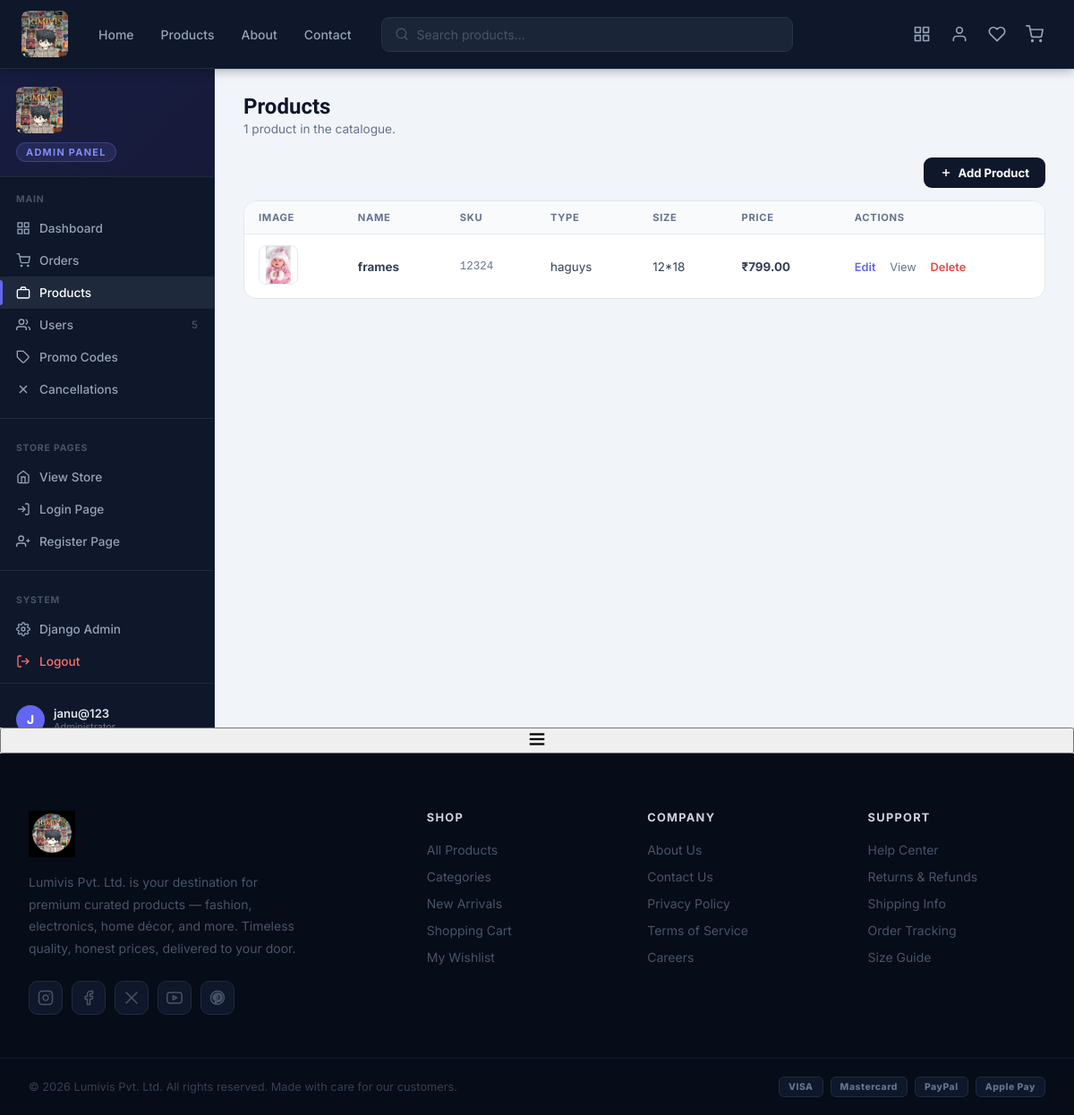
The page /admin-panel/?s=products (signed in) on the database as committed earlier.
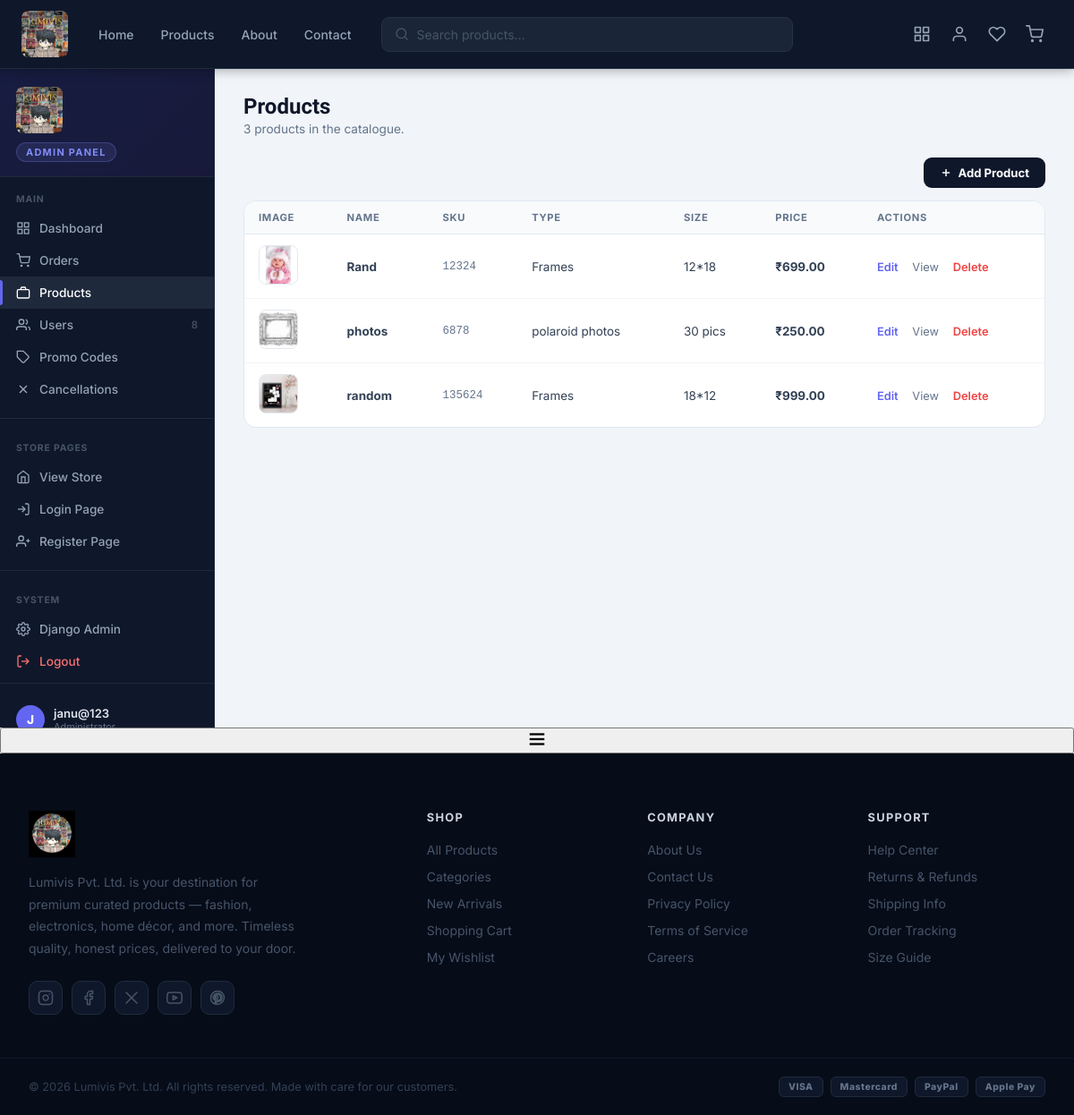
The same page on the database as committed later.
### products/models.py (models this page shows, shortened)
class Product(models.Model):
    name = models.CharField(max_length=100)
    product_id = models.CharField(max_length=50, unique=True)
    product_type = models.CharField(max_length=50)
    product_size = models.CharField(max_length=50)
    thumbnail = models.ImageField(upload_to='products/thumb/', null=True, blank=True)
    description = models.TextField()
    price = models.DecimalField(max_digits=10, decimal_places=2)
    image = models.ImageField(upload_to='products/', null=True, blank=True)

### products/views.py (the view, shortened to what this page needs)
# urls.py: path('admin-panel/', views.admin_panel, name='admin_panel'),
@login_required(login_url='/login/')
def admin_panel(request):
    if not request.user.is_staff:
        messages.error(request, 'Access denied. Admin privileges required.')
        return redirect('home')
    section       = request.GET.get('s', 'dashboard')
    status_filter = request.GET.get('status', '').strip()
    edit_product = None
    if section == 'edit_product':
        edit_pk = request.GET.get('pk', '').strip()
        if edit_pk:
            edit_product = get_object_or_404(Product, pk=edit_pk)
    cancel_requests = CancelRequest.objects.select_related('order').order_by('-requested_at')
    return render(request, 'products/admin_panel.html', {
        'section':          section,
        'status_filter':    status_filter,
        'status_choices':   [],
        'orders':           Order.objects.order_by('-created_at'),
        'recent_orders':    Order.objects.order_by('-created_at')[:10],
        'products':         Product.objects.order_by('name'),
        'users':            User.objects.order_by('-date_joined')[:30],
        'promos':           promocode.objects.order_by('-expiry_date'),
        'top_products':     [],
        'edit_product':     edit_product,
        'cancel_requests':  cancel_requests,
        'pending_cancels':  cancel_requests.filter(status='pending').count(),
        'stats': {
            'order_count':     Order.objects.count(),
            'revenue':         sum(o.total for o in Order.objects.all()),
            'today_orders':    Order.objects.filter(created_at__date=timezone.now().date()).count(),
            'product_count':   Product.objects.count(),
            'user_count':      User.objects.count(),
            'pending_count':   Order.objects.filter(status='pending').count(),
            'delivered_count': Order.objects.filter(status='delivered').count(),
            'wishlist_count':  Wishlist.objects.count(),
        },
        'by_status': {},
    })

### products/context_processors.py (called while the page is built)
def cart(request):
    session_cart = request.session.get('cart', {})
    count = sum(session_cart.values())
    return {'cart_count': count}

### products/templates/products/admin_panel.html (shortened to what the changed rows need)
{% extends 'products/base.html' %}
{% load static %}
{% block content %}
<div class="ap-shell">
  <aside class="ap-sidebar" id="apSidebar">
    <div class="ap-nav-group">
      <a href="?s=users" class="ap-nav-item {% if section == 'users' %}active{% endif %}">
        <svg width="16" height="16" viewBox="0 0 24 24" fill="none" stroke="currentColor" stroke-width="2"><path d="M17 21v-2a4 4 0 0 0-4-4H5a4 4 0 0 0-4 4v2"/><circle cx="9" cy="7" r="4"/><path d="M23 21v-2a4 4 0 0 0-3-3.87"/><path d="M16 3.13a4 4 0 0 1 0 7.75"/></svg>
        Users
        <span style="margin-left:auto;font-size:0.72rem;color:#475569;">{{ stats.user_count }}</span>
      </a>
    </div>
  </aside>
  <main class="ap-main">
    {% if section == 'dashboard' %}
    <div class="ap-dash-hero">
      <div class="ap-dash-hero-left">
        <div class="ap-breadcrumb">
          <svg width="13" height="13" viewBox="0 0 24 24" fill="none" stroke="currentColor" stroke-width="2"><rect x="3" y="3" width="7" height="7"/><rect x="14" y="3" width="7" height="7"/><rect x="14" y="14" width="7" height="7"/><rect x="3" y="14" width="7" height="7"/></svg>
          Dashboard
        </div>
        <h1 class="ap-page-title">Welcome back, {{ user.first_name|default:user.username }}!</h1>
        <p class="ap-page-sub">Here's a live overview of your store's performance.</p>
      </div>
    </div>
    <div class="ap-stats">
      <div class="ap-stat c-green">
        <div class="ap-stat-icon"><svg width="18" height="18" viewBox="0 0 24 24" fill="none" stroke="currentColor" stroke-width="2"><line x1="12" y1="1" x2="12" y2="23"/><path d="M17 5H9.5a3.5 3.5 0 0 0 0 7h5a3.5 3.5 0 0 1 0 7H6"/></svg></div>
        <div class="ap-stat-val">₹{{ stats.revenue }}</div>
        <div class="ap-stat-label">Total Revenue</div>
      </div>
      <div class="ap-stat c-sky">
        <div class="ap-stat-icon"><svg width="18" height="18" viewBox="0 0 24 24" fill="none" stroke="currentColor" stroke-width="2"><circle cx="9" cy="21" r="1"/><circle cx="20" cy="21" r="1"/><path d="M1 1h4l2.68 13.39a2 2 0 0 0 2 1.61h9.72a2 2 0 0 0 2-1.61L23 6H6"/></svg></div>
        <div class="ap-stat-val">{{ stats.order_count }}</div>
        <div class="ap-stat-label">Total Orders</div>
        <a href="?s=orders" class="ap-stat-link">View all →</a>
      </div>
      <div class="ap-stat c-rose">
        <div class="ap-stat-icon"><svg width="18" height="18" viewBox="0 0 24 24" fill="none" stroke="currentColor" stroke-width="2"><circle cx="12" cy="12" r="10"/><polyline points="12 6 12 12 16 14"/></svg></div>
        <div class="ap-stat-val">{{ stats.today_orders }}</div>
        <div class="ap-stat-label">Orders Today</div>
      </div>
      <div class="ap-stat c-amber">
        <div class="ap-stat-icon"><svg width="18" height="18" viewBox="0 0 24 24" fill="none" stroke="currentColor" stroke-width="2"><circle cx="12" cy="12" r="10"/><line x1="12" y1="8" x2="12" y2="12"/><line x1="12" y1="16" x2="12.01" y2="16"/></svg></div>
        <div class="ap-stat-val">{{ stats.pending_count }}</div>
        <div class="ap-stat-label">Pending Orders</div>
        {% if stats.pending_count %}<a href="?s=orders&status=pending" class="ap-stat-link">Review →</a>{% endif %}
      </div>
      <div class="ap-stat c-indigo">
        <div class="ap-stat-icon"><svg width="18" height="18" viewBox="0 0 24 24" fill="none" stroke="currentColor" stroke-width="2"><rect x="2" y="7" width="20" height="14" rx="2"/><path d="M16 7V5a2 2 0 0 0-2-2h-4a2 2 0 0 0-2 2v2"/></svg></div>
        <div class="ap-stat-val">{{ stats.product_count }}</div>
        <div class="ap-stat-label">Products</div>
        <a href="?s=products" class="ap-stat-link">Manage →</a>
      </div>
      <div class="ap-stat c-violet">
        <div class="ap-stat-icon"><svg width="18" height="18" viewBox="0 0 24 24" fill="none" stroke="currentColor" stroke-width="2"><path d="M17 21v-2a4 4 0 0 0-4-4H5a4 4 0 0 0-4 4v2"/><circle cx="9" cy="7" r="4"/><path d="M23 21v-2a4 4 0 0 0-3-3.87"/><path d="M16 3.13a4 4 0 0 1 0 7.75"/></svg></div>
        <div class="ap-stat-val">{{ stats.user_count }}</div>
        <div class="ap-stat-label">Registered Users</div>
      </div>
    </div>
    <div class="ap-pipeline">
      <div class="ap-section-hd">
        <span class="ap-section-title">Order Status Overview</span>
        <span style="font-size:0.78rem;color:#94a3b8;">{{ stats.order_count }} total orders</span>
      </div>
      <div class="ap-pipe-bar">
        {% with p=by_status.pending|default:0 pr=by_status.processing|default:0 s=by_status.shipped|default:0 d=by_status.delivered|default:0 c=by_status.cancelled|default:0 %}
        {% if stats.order_count %}
          {% if p %}<div class="ap-pipe-seg pending"    style="flex:{{ p }};"></div>{% endif %}
          {% if pr %}<div class="ap-pipe-seg processing" style="flex:{{ pr }};"></div>{% endif %}
          {% if s %}<div class="ap-pipe-seg shipped"    style="flex:{{ s }};"></div>{% endif %}
          {% if d %}<div class="ap-pipe-seg delivered"  style="flex:{{ d }};"></div>{% endif %}
          {% if c %}<div class="ap-pipe-seg cancelled"  style="flex:{{ c }};"></div>{% endif %}
        {% else %}
          <div style="flex:1;background:#f1f5f9;border-radius:20px;"></div>
        {% endif %}
        {% endwith %}
      </div>
      <div class="ap-pipe-legend">
        <span class="ap-pipe-item"><span class="ap-pipe-dot" style="background:#fcd34d;"></span>Pending <strong style="margin-left:4px;">{{ by_status.pending|default:0 }}</strong></span>
        <span class="ap-pipe-item"><span class="ap-pipe-dot" style="background:#93c5fd;"></span>Processing <strong style="margin-left:4px;">{{ by_status.processing|default:0 }}</strong></span>
        <span class="ap-pipe-item"><span class="ap-pipe-dot" style="background:#a78bfa;"></span>Shipped <strong style="margin-left:4px;">{{ by_status.shipped|default:0 }}</strong></span>
        <span class="ap-pipe-item"><span class="ap-pipe-dot" style="background:#6ee7b7;"></span>Delivered <strong style="margin-left:4px;">{{ by_status.delivered|default:0 }}</strong></span>
        <span class="ap-pipe-item"><span class="ap-pipe-dot" style="background:#fca5a5;"></span>Cancelled <strong style="margin-left:4px;">{{ by_status.cancelled|default:0 }}</strong></span>
      </div>
    </div>
    <div class="ap-two">
      <div>
        <div class="ap-section-hd">
          <span class="ap-section-title">Recent Orders</span>
          <a href="?s=orders" class="ap-section-link">View all →</a>
        </div>
        <div class="ap-table-wrap">
          <table class="ap-table">
            <thead><tr><th>Order</th><th>Product</th><th>Customer</th><th>Total</th><th>Status</th></tr></thead>
            <tbody>
              {% for o in recent_orders %}
              <tr>
                <td class="ap-mono">#{{ o.transaction_id }}</td>
                <td>{{ o.product.name|truncatechars:20 }}</td>
                <td style="color:#64748b;">{{ o.user.username|default:"Guest" }}</td>
                <td><strong>₹{{ o.total_price }}</strong></td>
                <td><span class="sb {{ o.status }}">{{ o.get_status_display }}</span></td>
              </tr>
              {% empty %}
              <tr><td colspan="5" class="ap-empty">No orders yet.</td></tr>
              {% endfor %}
            </tbody>
          </table>
        </div>
      </div>
      <div>
        <div class="ap-section-hd">
          <span class="ap-section-title">Top Selling Products</span>
        </div>
        <div class="ap-table-wrap" style="padding:20px 22px;">
          {% for p in top_products %}
          <div class="ap-bar-row">
            <div class="ap-bar-meta">
              <span class="ap-bar-name">{{ p.product__name|truncatechars:26 }}</span>
              <span class="ap-bar-count">{{ p.units_sold }} sold</span>
            </div>
            <div class="ap-bar-track">
              <div class="ap-bar-fill" style="width:{% if top_products.0.units_sold %}{% widthratio p.units_sold top_products.0.units_sold 100 %}{% else %}0{% endif %}%;"></div>
            </div>
          </div>
          {% empty %}
          <div class="ap-empty">No sales data yet.</div>
          {% endfor %}
        </div>
      </div>
    </div>
    {% elif section == 'products' %}
    <div class="ap-page-hd">
      <h1 class="ap-page-title">Products</h1>
      <p class="ap-page-sub">{{ stats.product_count }} product{{ stats.product_count|pluralize }} in the catalogue.</p>
    </div>
    <div class="ap-section-hd">
      <a href="?s=add_product" class="ap-action-btn ap-btn-dark">
        <svg width="14" height="14" viewBox="0 0 24 24" fill="none" stroke="currentColor" stroke-width="2.5"><line x1="12" y1="5" x2="12" y2="19"/><line x1="5" y1="12" x2="19" y2="12"/></svg>
        Add Product
      </a>
    </div>
    <div class="ap-table-wrap">
      <table class="ap-table">
        <thead><tr><th>Image</th><th>Name</th><th>SKU</th><th>Type</th><th>Size</th><th>Price</th><th>Actions</th></tr></thead>
        <tbody>
          {% for p in products %}
          <tr>
            <td>
              {% if p.thumbnail %}
                <img src="{{ p.thumbnail.url }}" alt="{{ p.name }}" class="ap-thumb" />
              {% elif p.image %}
                <img src="{{ p.image.url }}" alt="{{ p.name }}" class="ap-thumb" />
              {% else %}
                <div class="ap-thumb-ph"><svg width="18" height="18" viewBox="0 0 24 24" fill="none" stroke="currentColor" stroke-width="1.5"><rect x="3" y="3" width="18" height="18" rx="2"/><circle cx="8.5" cy="8.5" r="1.5"/><polyline points="21 15 16 10 5 21"/></svg></div>
              {% endif %}
            </td>
            <td><strong>{{ p.name }}</strong></td>
            <td class="ap-mono" style="color:#64748b;">{{ p.product_id }}</td>
            <td>{{ p.product_type }}</td>
            <td>{{ p.product_size }}</td>
            <td><strong>₹{{ p.price }}</strong></td>
            <td style="white-space:nowrap;">
              <a href="?s=edit_product&pk={{ p.pk }}" style="color:#6366f1;font-size:0.8rem;font-weight:600;margin-right:12px;text-decoration:none;">Edit</a>
              <a href="{% url 'product_detail' p.pk %}" style="color:#64748b;font-size:0.8rem;text-decoration:none;margin-right:12px;">View</a>
              <form method="POST" action="?s=products" style="display:inline;"
                    onsubmit="return confirm('Delete {{ p.name }}? This cannot be undone.')">
                <button type="submit" style="background:none;border:none;color:#ef4444;font-size:0.8rem;font-weight:600;cursor:pointer;padding:0;">Delete</button>
              </form>
            </td>
          </tr>
          {% empty %}
          <tr><td colspan="7" class="ap-empty">No products yet. <a href="?s=add_product">Add one →</a></td></tr>
          {% endfor %}
        </tbody>
      </table>
    </div>
    {% endif %}
  </main>
</div>
{% endblock %}

Rows that differ between the two databases and show on the page:
changed Product: name "frames" → "Rand"; product_type "haguys" → "Frames"; price "799.00" → "699.00"
added Product: thumbnail (picture), name "photos", product_id "6878", product_type "polaroid photos", product_size "30 pics", price "250.00"
added Product: image (picture), name "random", product_id "135624", product_type "Frames", product_size "18*12", price "999.00"
Other text that changed with them:
{{ stats.user_count }}: "5" → "8"
{{ stats.product_count }}: "1" → "3"
